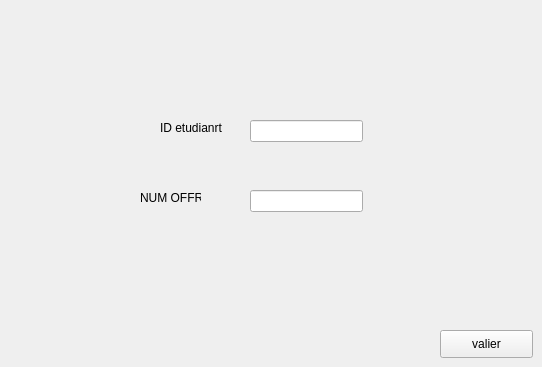
    <widget class="QWidget" name="page_10">
     <widget class="QLineEdit" name="numoffre_affecter">
      <property name="geometry">
       <rect>
        <x>250</x>
        <y>190</y>
        <width>113</width>
        <height>22</height>
       </rect>
      </property>
     </widget>
     <widget class="QPushButton" name="affectation">
      <property name="geometry">
       <rect>
        <x>440</x>
        <y>330</y>
        <width>93</width>
        <height>28</height>
       </rect>
      </property>
      <property name="text">
       <string>valier</string>
      </property>
     </widget>
     <widget class="QLabel" name="label_47">
      <property name="geometry">
       <rect>
        <x>140</x>
        <y>190</y>
        <width>61</width>
        <height>16</height>
       </rect>
      </property>
      <property name="text">
       <string>NUM OFFRE</string>
      </property>
     </widget>
     <widget class="QLabel" name="label_48">
      <property name="geometry">
       <rect>
        <x>160</x>
        <y>120</y>
        <width>81</width>
        <height>16</height>
       </rect>
      </property>
      <property name="text">
       <string>ID etudianrt</string>
      </property>
     </widget>
     <widget class="QLineEdit" name="idetudiant_affecter">
      <property name="geometry">
       <rect>
        <x>250</x>
        <y>120</y>
        <width>113</width>
        <height>22</height>
       </rect>
      </property>
     </widget>
    </widget>
